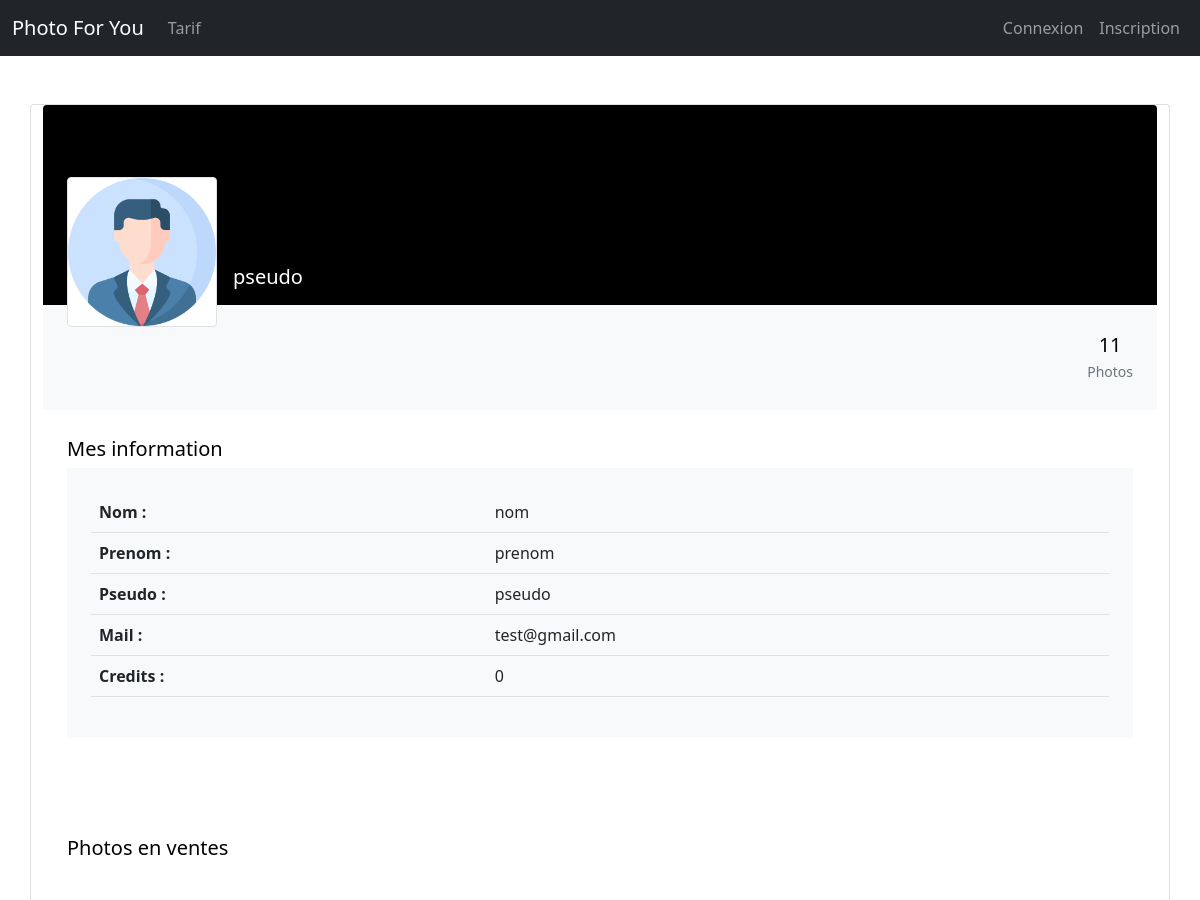
The page /profil.php?id=11 (upper part) on the database as committed earlier.
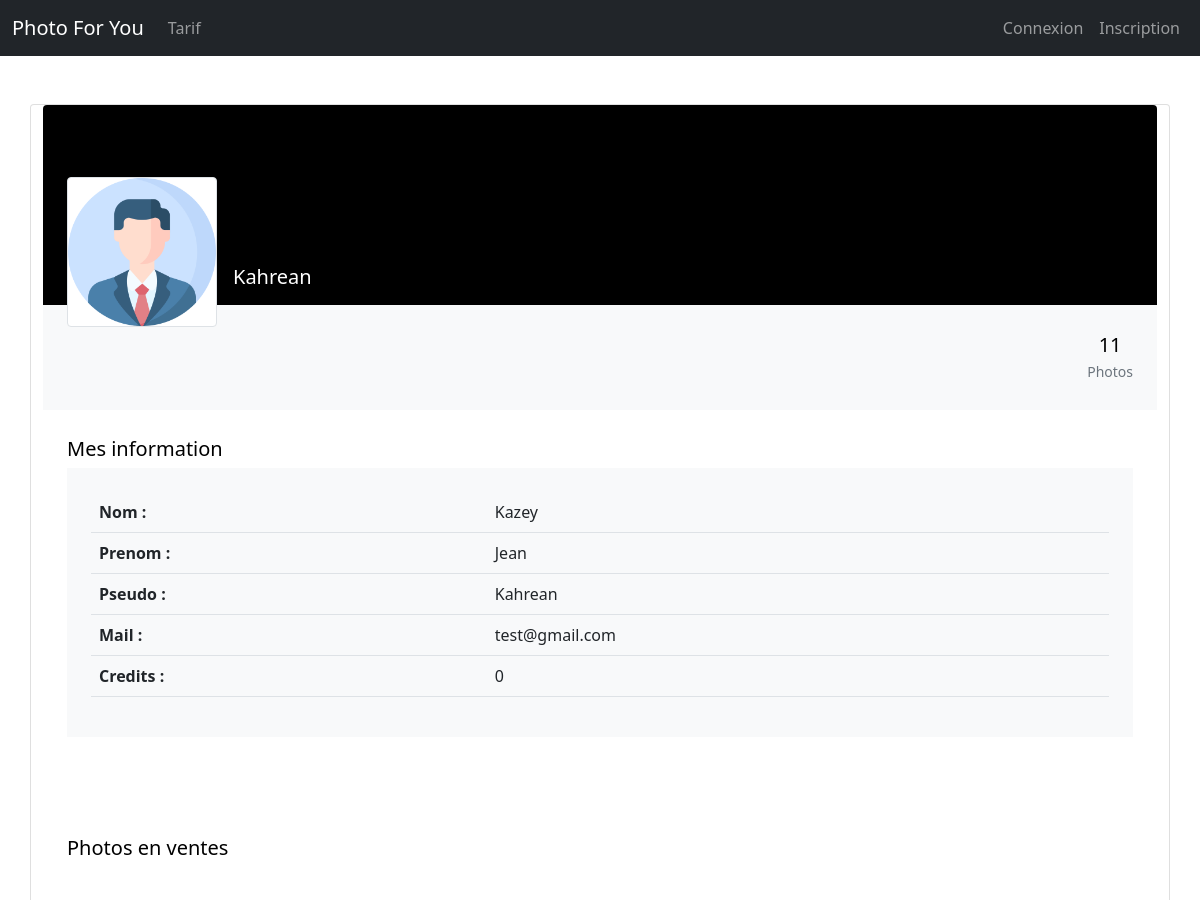
The same page on the database as committed later.
### tables this page shows
CREATE TABLE IF NOT EXISTS `user` (
  `id` int(11) NOT NULL AUTO_INCREMENT,
  `nom` varchar(40) NOT NULL,
  `prenom` varchar(40) NOT NULL,
  `pseudo` varchar(20) NOT NULL,
  `img_profil` varchar(50) NOT NULL,
  `mail` varchar(40) NOT NULL,
  `mdp` varchar(40) NOT NULL,
  `grade` varchar(40) NOT NULL,
  `SIRET` varchar(14) DEFAULT NULL,
  `credits` int(11) NOT NULL DEFAULT '0',
  `etat` varchar(15) NOT NULL,
  PRIMARY KEY (`id`)
);

### profil.php (the view, shortened to what this page needs)
<!DOCTYPE html>
<html lang="fr">
<head>
	<?php include "includes/head.php"; ?>
</head>
	<body>
		<?php
		include "includes/bdd.php";
		include "includes/nav.php";
if(!empty($_GET['id'])){
  $id = $_GET['id'];
  $req = $bdd->prepare("SELECT * FROM image WHERE id_vendeur = '$id'");
  $req->execute();
  $nb_image = $req->rowCount();
  $req = $bdd->query("SELECT * FROM user WHERE id = '$id'");
  $data = $req->fetchAll();
  foreach ($data as $li){
?>
<section class="h-100 gradient-custom-2">
  <div class="container py-5 h-100">
    <div class="row d-flex justify-content-center align-items-center h-100">
        <div class="card">
          <div class="rounded-top text-white d-flex flex-row" style="background-color: #000; height:200px;">
            <div class="ms-4 mt-5 d-flex flex-column">
              <div style="z-index:1;">
                <div class="img-fluid img-thumbnail mt-4 mb-2" style="background-size: cover; width: 150px; height: 150px; background-image:url(<?php echo $li['img_profil']; ?>)"></div>
              </div>
            </div>
            <div class="ms-3" style="margin-top: 160px;">
              <h5><?php echo $li['pseudo']; ?></h5>
            </div>
          </div>
          <div class="p-4 text-black" style="background-color: #f8f9fa;">
            <div class="d-flex justify-content-end text-center py-1">
              <div>
                <p class="mb-1 h5"><?php echo $nb_image; ?></p>
                <p class="small text-muted mb-0">Photos</p>
              </div>
            </div>
          </div>
          <div class="card-body p-4 text-black">
            <div class="mb-5">
              <p class="lead fw-normal mb-1">Mes information</p>
              <div class="p-4" style="background-color: #f8f9fa;">
                <table class="table">
                  <tbody>
                    <tr>
                      <th scope="row">Nom :</th>
                      <td><?php echo $li['nom']; ?></td>
                    </tr>
                    <tr>
                      <th scope="row">Prenom :</th>
                      <td><?php echo $li['prenom']; ?></td>
                    </tr>
                    <tr>
                      <th scope="row">Pseudo :</th>
                      <td><?php echo $li['pseudo']; ?></td>
                    </tr>
                    <tr>
                      <th scope="row">Mail :</th>
                      <td><?php echo $li['mail']; ?></td>
                    </tr>
                    <tr>
                      <th scope="row">Credits :</th>
                      <td><?php echo $li['credits']; ?></td>
                    </tr>
                  </tbody>
                </table>
              </div>
            </div>
          </div>
          <?php
          $req = $bdd->prepare("SELECT grade FROM user WHERE id = '$id'");
          $req->execute();
          $check = $req->fetch(\PDO::FETCH_OBJ);
          $check_grade = $check->grade;
          if ($check_grade == 'photographe') {
            echo '<div class="card-body p-4 text-black">';
            echo '  <div class="d-flex justify-content-between align-items-center mb-4">';
            echo '    <p class="lead fw-normal mb-0">Photos en ventes</p>';
            echo '  </div>';
            echo '  <div class="row g-2">';
            echo '<section class="py-5">';
            echo '</section>';
            echo'  </div>';
            echo'</div>';
          }
    ?>
        </div>
    </div>
  </div>
</section>
<?php
  }
}
?>
	</body>
</html>

Rows that differ between the two databases and show on the page:
changed user "test@gmail.com": pseudo "pseudo" → "Kahrean"; nom "nom" → "Kazey"; prenom "prenom" → "Jean"
